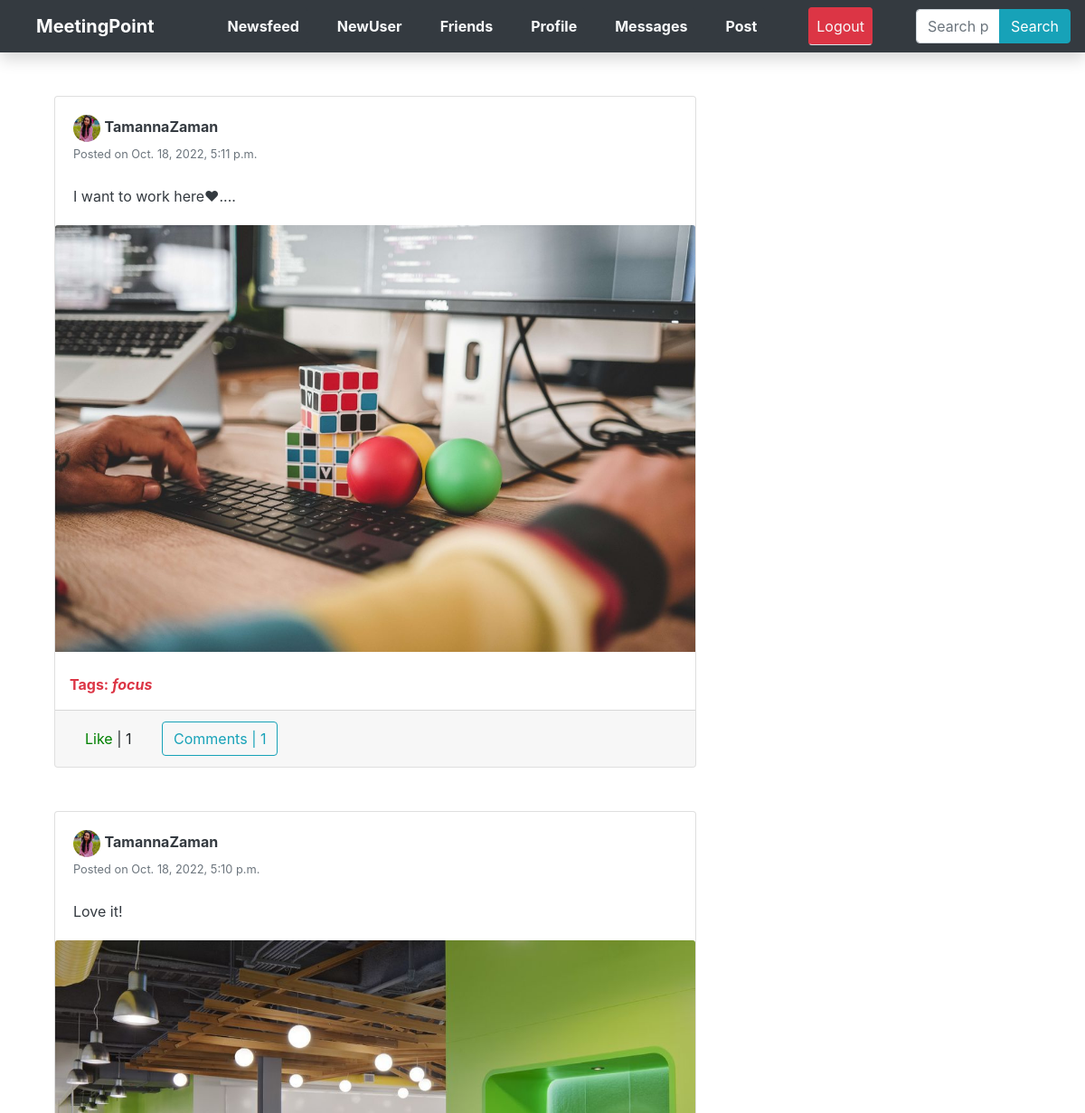
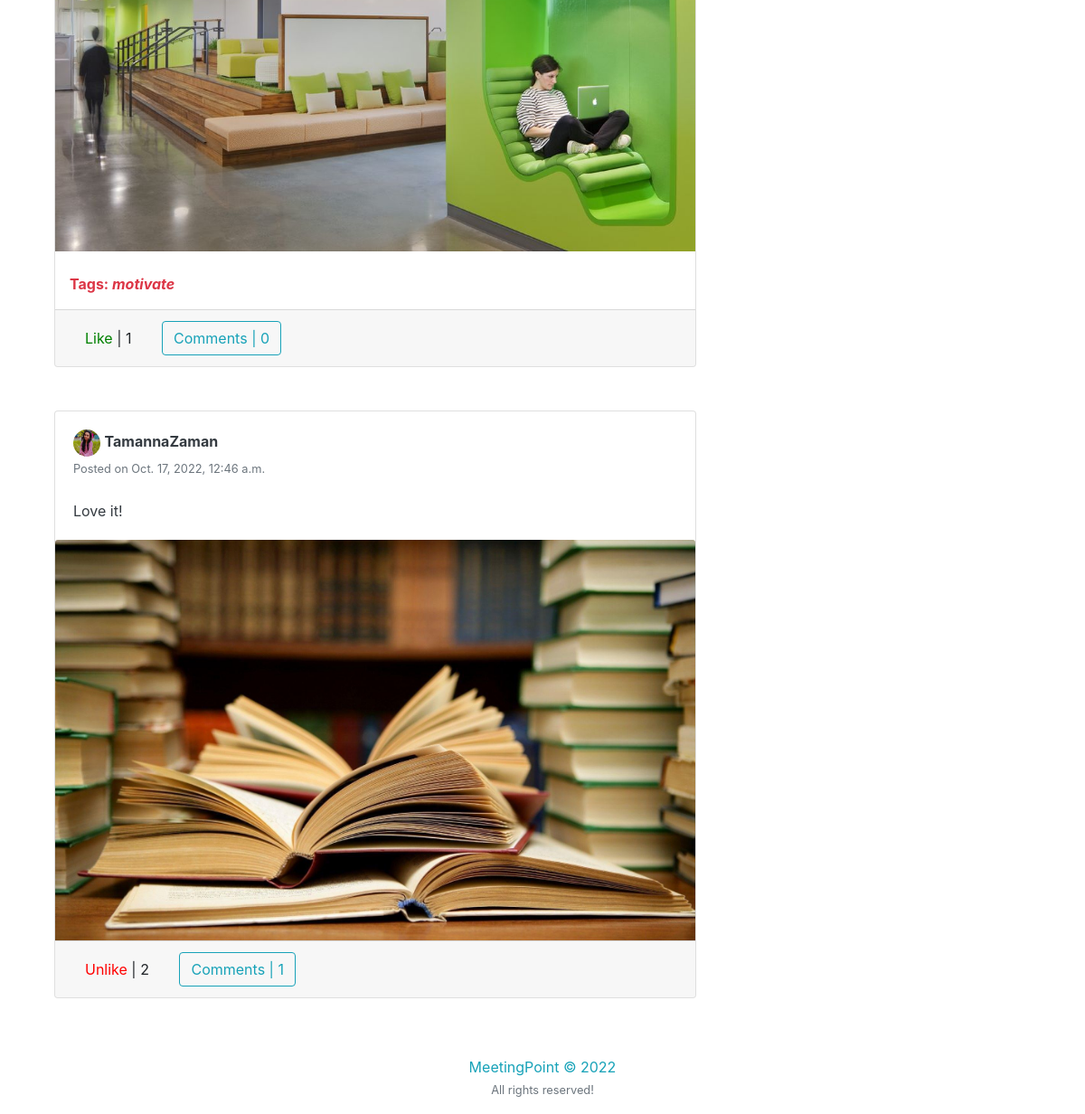
The page /user_posts/TamannaZaman (signed in) on the database its author committed (2 pictures, top to bottom).
### newsfeed/models.py (models this page shows, shortened)
class Post(models.Model):
    description = models.CharField(max_length=255, blank=True)
    pic = models.ImageField(upload_to='path/to/img')
    date_posted = models.DateTimeField(default=timezone.now)
    user_name = models.ForeignKey(User, on_delete=models.CASCADE)
    tags = models.CharField(max_length=100, blank=True)

class Profile(models.Model):
    user = models.OneToOneField(User, on_delete=models.CASCADE)
    image = models.ImageField(default='profile_pics/default0.png', upload_to='profile_pics/')
    slug = AutoSlugField(populate_from='user')  # type: ignore
    bio = models.CharField(max_length=255, blank=True)
    friends = models.ManyToManyField("Profile", blank=True)
    def get_absolute_url(self):
        return "/users/{}".format(self.slug)

### newsfeed/views.py (the view)
# urls.py: path('user_posts/<str:username>', UserPostListView.as_view(), name='user-posts'),
class UserPostListView(LoginRequiredMixin, ListView):
	model = Post
	template_name = 'feed/user_posts.html'
	context_object_name = 'posts'
	paginate_by = 10
	def get_context_data(self, **kwargs):
		context = super(UserPostListView, self).get_context_data(**kwargs)
		user = get_object_or_404(User, username=self.kwargs.get('username'))
		liked = [i for i in Post.objects.filter(user_name=user) if Like.objects.filter(user = self.request.user, post=i)]
		context['liked_post'] = liked
		return context
	def get_queryset(self):
		user = get_object_or_404(User, username=self.kwargs.get('username'))
		return Post.objects.filter(user_name=user).order_by('-date_posted')

### newsfeed/templates/feed/user_posts.html (shortened to what this page needs)
{% extends "feed/layout.html" %} {% load static %} {% block searchform %}
<form class="my-2 my-lg-0 ml-5 form-inline" action="{% url 'search_posts' %}" method="get">
  <div class="input-group">
    <input class="form-control" name="p" type="text" placeholder="Search posts.." />
    <div class="input-group-append">
      <button class="btn btn-info" type="submit">
        Search
      </button>
    </div>
  </div>
</form>
{% endblock searchform %} {% block content %}
<div class="container">
  <div class="row">
    <div class="col-md-8">
      {% for post in posts %}
      <div class="card card-signin my-5">
        <div class="card-body">
          <a href="{{ post.user_name.profile.get_absolute_url }}"><img src="{{ post.user_name.profile.image.url }}"
              class="rounded-circle" width="30" height="30" alt="" /></a>
          <a class="text-dark" href="{{ post.user_name.profile.get_absolute_url }}"><b>{{ post.user_name }}</b></a>
          <br /><small class="text-muted">Posted on {{ post.date_posted }}</small>
          <br /><br />
          <p class="card-text text-dark">{{ post.description }}</p>
        </div>
        <a href="{% url 'post-detail' post.id %}"><img class="card-img-top" src="{{ post.pic.url }}" alt="" /></a>
        {% if post.tags %}
        <br />
        <p class="text-danger ml-3">
          <b>Tags: <i>{{ post.tags }}</i></b>
        </p>
        {% endif %}
        <div class="card-footer">
          <button class="btn btn-white mr-3 like" id="{{ post.id }}">
            {% if post in liked_post %}
            <a href="{% url 'post-like' %}" style="color: red" id="likebtn{{ post.id }}">
              Unlike</a>
            | {{post.likes.count}} {% else %}
            <a href="{% url 'post-like' %}" style="color: green" id="likebtn{{ post.id }}">
              Like</a>
            | {{post.likes.count}} {% endif %}
          </button>
          <a class="btn btn-outline-info" href="{% url 'post-detail' post.id %}">Comments | {{ post.details.count }}</a>
        </div>
      </div>
      {% endfor %}
    </div>
  </div>
</div>
  {% endblock content %}

### rows shown on the page
Post: user_name.profile.image (picture), user_name "TamannaZaman", date_posted "Oct. 18, 2022, 5:11 p.m.", description "I want to work here❤....", pic (picture), tags "focus", likes.count "1", details.count "1"
Post: user_name.profile.image (picture), user_name "TamannaZaman", date_posted "Oct. 18, 2022, 5:10 p.m.", description "Love it!", pic (picture), tags "motivate", likes.count "1", details.count "0"
Post: user_name.profile.image (picture), user_name "TamannaZaman", date_posted "Oct. 17, 2022, 12:46 a.m.", description "Love it!", pic (picture), likes.count "2", details.count "1"
